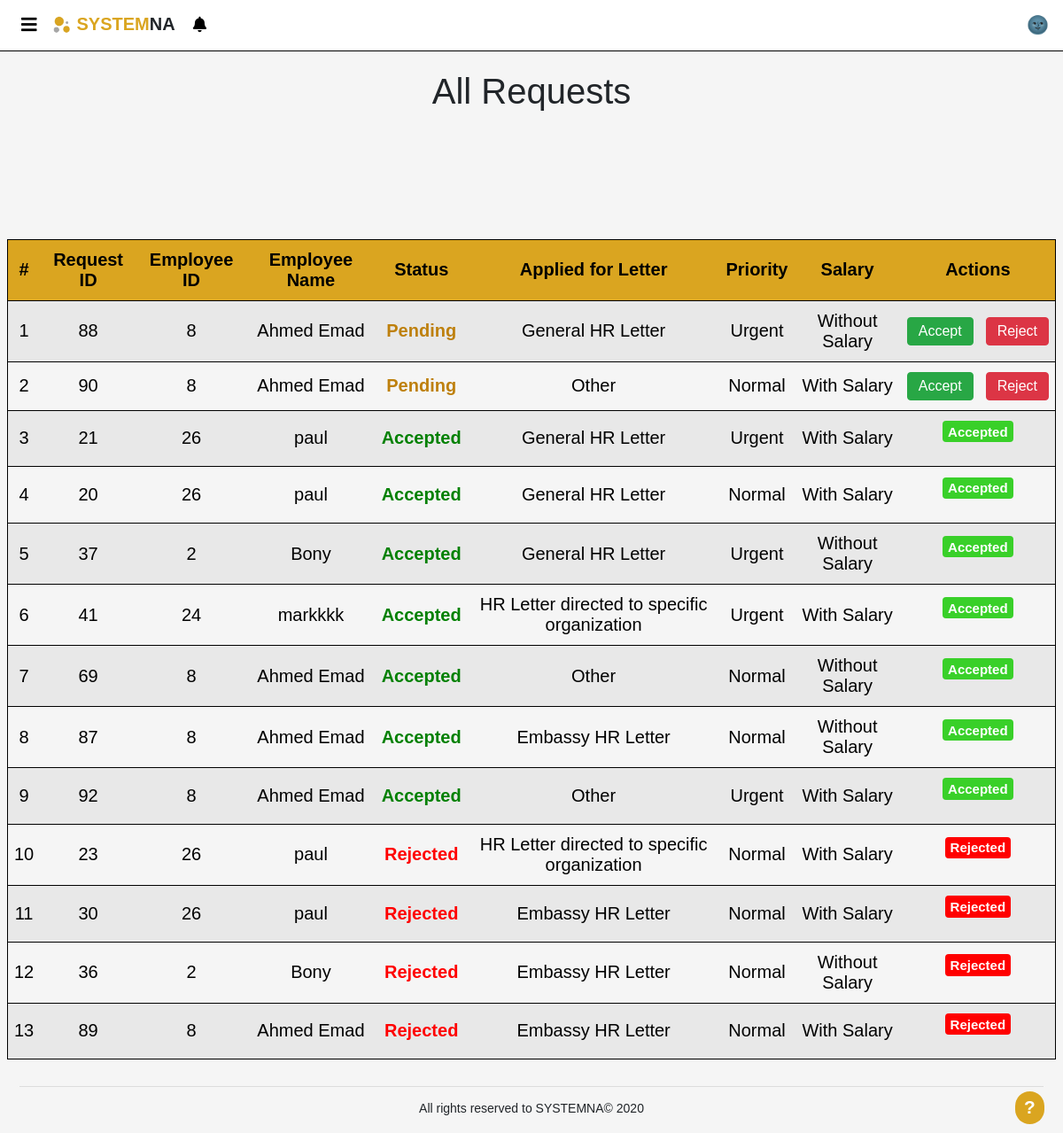
Page /pages/letterRequests.php (signed in) on the committed database.
### tables this page shows
CREATE TABLE `requests` (
  `Request_id` int(50) NOT NULL,
  `emp_id` int(11) NOT NULL,
  `Status` tinyint(1) DEFAULT NULL,
  `priority` tinyint(1) NOT NULL,
  `salary` tinyint(1) NOT NULL,
  `date` timestamp NOT NULL DEFAULT current_timestamp(),
  `additional_info` varchar(200) NOT NULL,
  `type_name` varchar(255) NOT NULL
);

CREATE TABLE `employee` (
  `id` int(11) NOT NULL,
  `fullname` varchar(255) DEFAULT NULL,
  `username` varchar(255) NOT NULL,
  `password` varchar(255) NOT NULL,
  `email` varchar(255) NOT NULL,
  `phone` varchar(255) NOT NULL,
  `ssn` varchar(255) NOT NULL,
  `start_date` date NOT NULL,
  `accepted` tinyint(1) DEFAULT NULL,
  `active` tinyint(1) DEFAULT NULL,
  `privilege` varchar(255) DEFAULT NULL
);

### DB/Database.php (called while the page is built, shortened)
<?php
class Database
{
    private $host = 'localhost';
    private $user = 'root';
    private $pass = '';
    private $dbName = 'hr_system';
    private $dbh;
    private $stmt;
    public function __construct()
    {
        $dsn = "mysql:host=".$this->host.";dbname=".$this->dbName;
        $options = array(
            PDO::ATTR_PERSISTENT => true,
            PDO::ATTR_ERRMODE => PDO::ERRMODE_EXCEPTION
        );
        try
        {
            $this->dbh = new PDO($dsn,$this->user,$this->pass,$options);
        }catch(PDOException $e)
        {
            echo "<br><div style='text-align: center;'>ERROR! Please try again later</div>";
            $_SESSION['error'] = 'error in DB';
            error_log("error in DB page");
            exit;
        }
    }
    public function query($sql)
    {
        $this->stmt = $this->dbh->prepare($sql);
    }
    public function execute()
    {
        return $this->stmt->execute();
    }
    public function getdata()
    {
        $this->execute();
        return $this->stmt->fetchAll(PDO::FETCH_OBJ);
    }
    public function numRows()
    {
        return $this->stmt->rowCount();
    }
}
?>

### pages/letterRequests.php (the view, shortened to what this page needs)
<?php
include "../template/header.php";
?>
<br>
<div style="text-align: center;">
    <h1 style="font-family: sans-serif;">All Requests</h1>
</div>
<br><br>
<table id='Display'>
    <tr id='must'>
        <th>#</th>
        <th>Request ID</th>
        <th>Employee ID</th>
        <th>Employee Name</th>
        <th>Status</th>
        <th>Applied for Letter</th>
        <th>Priority</th>
        <th>Salary</th>
        <th colspan="2">Actions</th>
    </tr>
    <?php
    $sql="  SELECT e.fullname,rt.Name,r.Request_id,r.emp_id,r.type_name,r.Status,r.priority,r.salary,r.additional_info
        FROM requests r ,employee e, requests_types rt
        WHERE e.id=r.emp_id AND r.Type_name=rt.Name AND e.id <> " . $_SESSION['id'] . " ORDER BY r.Status desc, r.date asc, r.priority desc";
    try
    {
        $DB->query($sql);
        $DB->execute();
        $y=0;
        if($DB->numRows()>0)
        {
            for($i=0;$i<$DB->numRows();$i++)
            {
                $x=$DB->getdata();
                $y++;
                $id=$x[$i]->Request_id;
                $emp_id=$x[$i]->emp_id;
                $priority=$x[$i]->priority;
                $salary=$x[$i]->salary;
                $name=$x[$i]->fullname;
                $addinfo=$x[$i]->additional_info;
                $Boolsalray = "Without Salary";
                $BoolPriority = "Urgent";
                if($salary == 1)
                {
                    $Boolsalray ="With Salary";
                }
                else $Boolsalray ="Without Salary";
                if($priority == 1)
                {
                    $BoolPriority ="Urgent";
                }
                else $BoolPriority="Normal";
                echo  "<tr id='$emp_id+$addinfo'  data-toggle='modal'  onclick='showdata(this)'  data-target='#exampleModalLong'>";
                echo "<td>{$y}</td>";
                echo "<td>{$id}</td>";
                echo "<td>$emp_id</td>";
                echo "<td>$name</td>";
                if($x[$i]->Status==1){
                    echo "<td style='color:green; font-weight:bold;'>Accepted</td>";}
                else if($x[$i]->Status==0){
                    echo "<td style='color:red; font-weight:bold;' >Rejected</td>";}
                else{
                    echo "<td style='color:#be800d; font-weight:bold;' >Pending</td>";
                }
                echo "<td >".$x[$i]->type_name.'</td>';
                echo "<td>{$BoolPriority}</td>";
                echo "<td>{$Boolsalray}</td>";
                if($x[$i]->Status==1){
    ?>
    <td colspan="2"><p class="badge badge-primary text-wrap" style=" background-color:#39d029;">Accepted</p></td>
    <?php } else if ($x[$i]->Status==0){ ?>
    <td colspan="2"><p class="badge badge-primary text-wrap" style=" background-color:red;">Rejected</p></td>
    <?php } else   { ?>
    <td><a href="../operations/letter_request.php?id=<?php echo $id; ?>&status=1&userid=<?php echo $emp_id; ?>&name=<?php echo$x[$i]->type_name;?>" style="color:white" class="btn btn-success">Accept</a></td>
    <td><a href="../operations/letter_request.php?id=<?php echo $id; ?>&status=0&userid=<?php echo $emp_id; ?>" style="color:white" class="btn btn-danger">Reject</a></td>
    <?php
                    echo "</tr>";
                   }
            }
        }
        else {
            echo"<tr><td colspan=8>You have no requests for now ! </td></tr>";
        }
    }
    catch(Exception $e)
    {
        $_SESSION['error'] = 'error in sql';
        error_log("Error while using page letter Requests");
        echo "<br><div class='alert alert-danger' style='text-align: center;'>ERROR! Please try again later</div>";
    }
    ?>
</table>
<?php include "../template/footer.php"; ?>

### css/style.css (style rules this page uses)
* { margin: 0px; font-family: sans-serif; }
td, th { text-align: center; padding: 11px 7px; }
#Display tr, #tblRequests tr { color: black; border: 1px solid black; }
#Display tr:nth-child(1), #tblRequests tr:nth-child(1) { background: #DAA520; color: black; }
#Display tr:nth-child(even), #tblRequests tr:nth-child(even) { background: #e8e8e8; color: black; }
#Display, #tblRequests { margin-top: 7vh; border-collapse: collapse; border: 1px solid black; width: 100%; text-align: center; position: relative; display: table; }

### css/popup.css (style rules this page uses)
.popup-notification .popup-close:hover , { color:gold; }

### template/help.php (style rules this page uses)
* { line-height: normal !important; }

### rows in the picture
requests: Request_id "88", emp "8", emp.fullname "Ahmed Emad", Status "Pending", type_name "General HR Letter", priority "Urgent", salary "Without Salary"
requests: Request_id "90", emp "8", emp.fullname "Ahmed Emad", Status "Pending", type_name "Other", priority "Normal", salary "With Salary"
requests: Request_id "21", emp "26", emp.fullname "paul", Status "Accepted", type_name "General HR Letter", priority "Urgent", salary "With Salary"
requests: Request_id "20", emp "26", emp.fullname "paul", Status "Accepted", type_name "General HR Letter", priority "Normal", salary "With Salary"
requests: Request_id "37", emp "2", emp.fullname "Bony", Status "Accepted", type_name "General HR Letter", priority "Urgent", salary "Without Salary"
requests: Request_id "41", emp "24", emp.fullname "markkkk", Status "Accepted", type_name "HR Letter directed to specific organization", priority "Urgent", salary "With Salary"
requests: Request_id "69", emp "8", emp.fullname "Ahmed Emad", Status "Accepted", type_name "Other", priority "Normal", salary "Without Salary"
requests: Request_id "87", emp "8", emp.fullname "Ahmed Emad", Status "Accepted", type_name "Embassy HR Letter", priority "Normal", salary "Without Salary"
requests: Request_id "92", emp "8", emp.fullname "Ahmed Emad", Status "Accepted", type_name "Other", priority "Urgent", salary "With Salary"
requests: Request_id "23", emp "26", emp.fullname "paul", Status "Rejected", type_name "HR Letter directed to specific organization", priority "Normal", salary "With Salary"
requests: Request_id "30", emp "26", emp.fullname "paul", Status "Rejected", type_name "Embassy HR Letter", priority "Normal", salary "With Salary"
requests: Request_id "36", emp "2", emp.fullname "Bony", Status "Rejected", type_name "Embassy HR Letter", priority "Normal", salary "Without Salary"
requests: Request_id "89", emp "8", emp.fullname "Ahmed Emad", Status "Rejected", type_name "Embassy HR Letter", priority "Normal", salary "With Salary"
